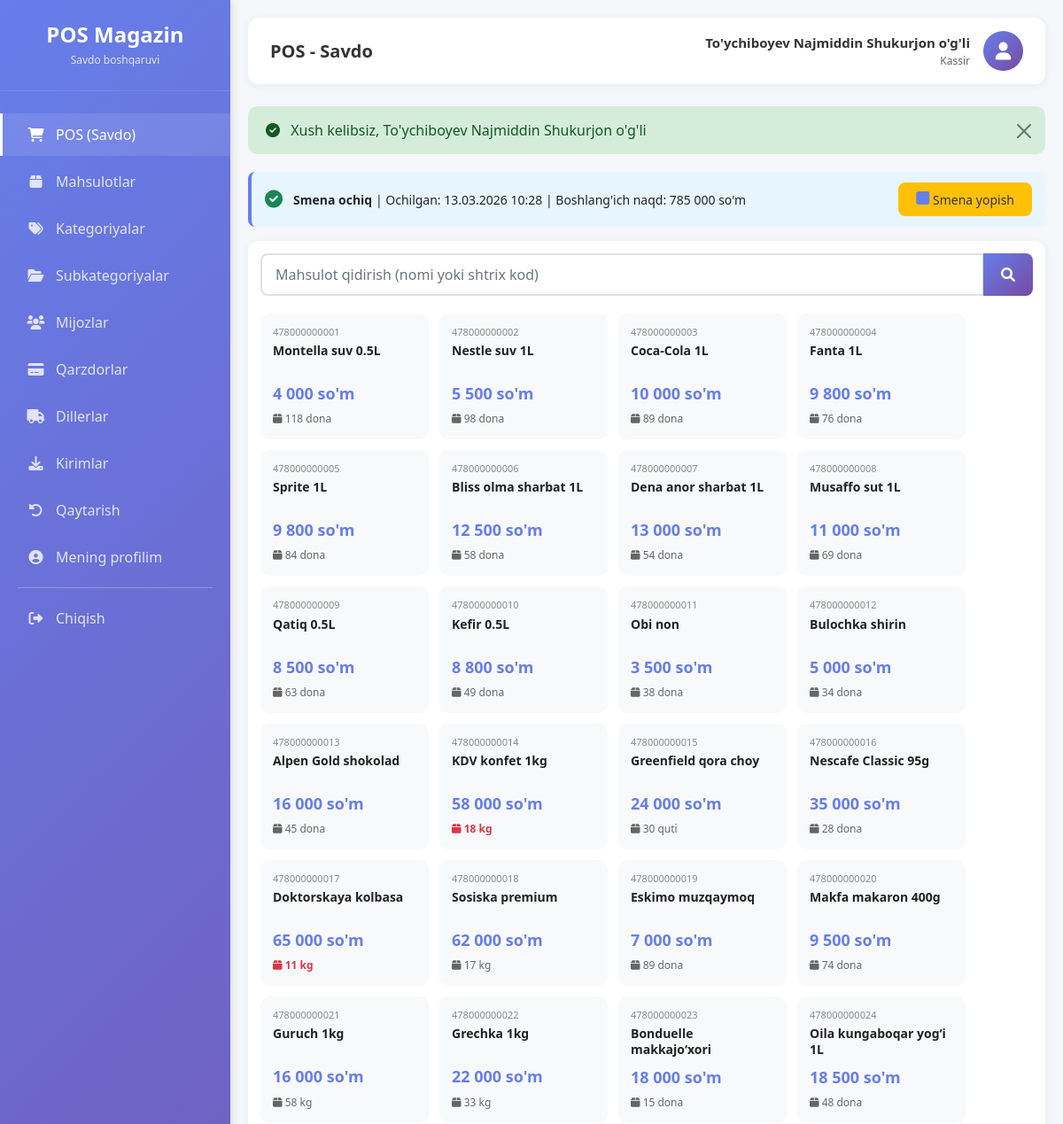
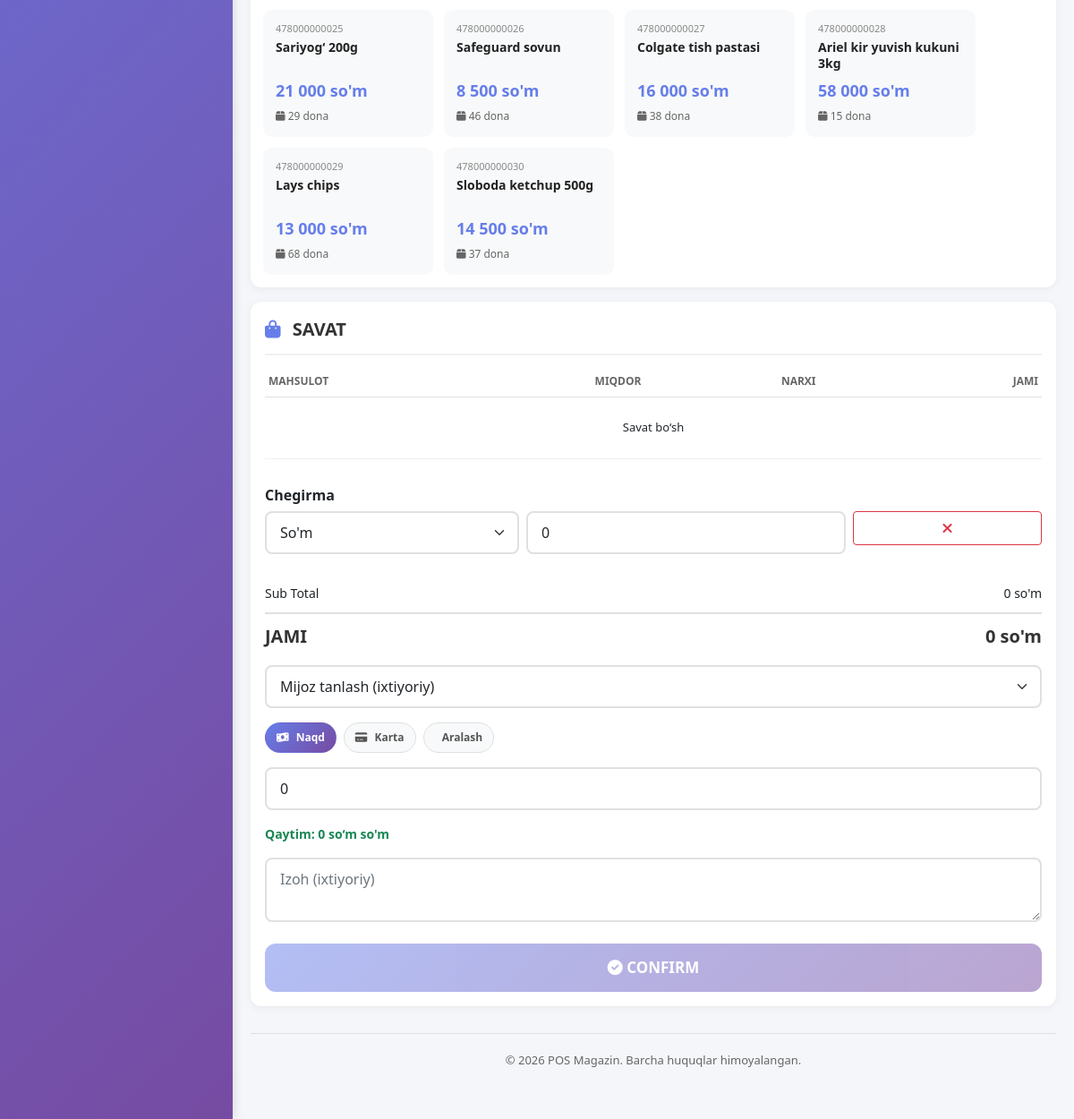
/pos (signed in), run on the app's committed database (2 pictures, top to bottom).
### tables this page shows
CREATE TABLE `kassa_smenalari` (
  `id` int(20) UNSIGNED NOT NULL,
  `kassir_id` bigint(20) UNSIGNED NOT NULL,
  `ochilgan_vaqt` datetime NOT NULL,
  `yopilgan_vaqt` datetime DEFAULT NULL,
  `ochilish_naqd` decimal(12,2) NOT NULL DEFAULT 0.00,
  `yopilish_naqd` decimal(12,2) DEFAULT NULL,
  `holat` enum('OCHIQ','YOPIQ') NOT NULL DEFAULT 'OCHIQ',
  `izoh` varchar(255) DEFAULT NULL,
  `yaratilgan_vaqt` timestamp NULL DEFAULT current_timestamp(),
  `yangilangan_vaqt` timestamp NULL DEFAULT current_timestamp() ON UPDATE current_timestamp()
);

CREATE TABLE `mahsulotlar` (
  `id` int(20) UNSIGNED NOT NULL,
  `kategoriya_id` bigint(20) UNSIGNED NOT NULL,
  `subkategoriya_id` bigint(20) UNSIGNED DEFAULT NULL,
  `nomi` varchar(160) NOT NULL,
  `shtrix_kod` varchar(80) NOT NULL,
  `birlik` varchar(30) NOT NULL DEFAULT 'dona',
  `kelish_narxi` decimal(12,2) NOT NULL DEFAULT 0.00,
  `sotish_narxi` decimal(12,2) NOT NULL DEFAULT 0.00,
  `miqdor` int(11) NOT NULL DEFAULT 0,
  `minimal_miqdor` int(11) NOT NULL DEFAULT 0,
  `faol` tinyint(1) NOT NULL DEFAULT 1,
  `yaratilgan_vaqt` timestamp NULL DEFAULT current_timestamp(),
  `yangilangan_vaqt` timestamp NULL DEFAULT current_timestamp() ON UPDATE current_timestamp(),
  `ochirilgan_vaqt` timestamp NULL DEFAULT NULL
);

### app/Controllers/PosController.php (called while the page is built, shortened)
<?php
class PosController extends Controller
{
    private $productModel;
    private $posModel;
    private $customerModel;
    private $slotModel;
    public function __construct()
    {
        $this->productModel = new Product();
        $this->posModel = new Pos();
        $this->customerModel = new Customer();
        $this->slotModel = new SavdoSlot();
    }
    public function index()
    {
        $smena = $this->posModel->getCurrentSmena($_SESSION['user_id']);
        $categories = $this->db->query("SELECT * FROM kategoriyalar WHERE faol = 1 ORDER BY tartib")->fetchAll();
        $products = $this->productModel->all();
        $customers = $this->customerModel->all();
        $slots = [];
        if (isset($this->slotModel)) {
            $slotsData = $this->slotModel->getActiveSlots($_SESSION['user_id']);
            foreach ($slotsData as $slot) {
                $slot['items'] = $this->slotModel->getSlotItems($slot['id']);
                $slots[] = $slot;
            }
        }
        $cart = $_SESSION['cart'] ?? [];
        $this->view('pos/index', [
            'smena' => $smena,
            'categories' => $categories,
            'products' => $products,
            'customers' => $customers,
            'slots' => $slots,
            'cart' => $cart,
        ]);
    }
}

### config/database.php (called while the page is built)
<?php
class Database {
    private static $connection = null;
    public static function getInstance() {
        if (self::$connection === null) {
            try {
                $host = 'localhost';
                $dbname = 'pos_magazin_uz';
                $user = 'root';
                $pass = '';
                $dsn = "mysql:host=$host;dbname=$dbname;charset=utf8";
                self::$connection = new PDO($dsn, $user, $pass);
                self::$connection->setAttribute(PDO::ATTR_ERRMODE, PDO::ERRMODE_EXCEPTION);
            } catch (PDOException $e) {
                die("Database xatosi: " . $e->getMessage());
            }
        }
        return self::$connection;
    }
}

### app/Models/Model.php (called while the page is built, shortened)
<?php
abstract class Model {
    protected $db;
    protected $table;
    public function __construct() {
        $this->db = \Database::getInstance();
    }
    public function all($orderBy = null, $direction = 'ASC') {
        try {
            $stmt = $this->db->prepare("SHOW COLUMNS FROM {$this->table} LIKE 'ochirilgan_vaqt'");
            $stmt->execute();
            $hasSoftDelete = $stmt->fetch() ? true : false;
            if ($hasSoftDelete) {
                $sql = "SELECT * FROM {$this->table} WHERE ochirilgan_vaqt IS NULL";
            } else {
                $sql = "SELECT * FROM {$this->table}";
            }
            $stmt = $this->db->query($sql);
            return $stmt->fetchAll();
        } catch (\PDOException $e) {
            $sql = "SELECT * FROM {$this->table}";
            if ($orderBy) {
                $sql .= " ORDER BY {$orderBy} {$direction}";
            }
            $stmt = $this->db->query($sql);
            return $stmt->fetchAll();
        }
    }
}

### app/Models/Pos.php (called while the page is built, shortened)
<?php
class Pos extends Model {
    public function getCurrentSmena($userId) {
        $stmt = $this->db->prepare("
            SELECT * FROM kassa_smenalari
            WHERE kassir_id = ? AND holat = 'OCHIQ'
            ORDER BY id DESC LIMIT 1
        ");
        $stmt->execute([$userId]);
        return $stmt->fetch();
    }
}

### app/Controllers/Controller.php (called while the page is built, shortened)
<?php
abstract class Controller {
    protected function view($view, $data = [], $layout = 'main') {
        $viewPath = APP_PATH . '/Views/pages/' . $view . '.php';
        extract($data);
        require $viewPath;
    }
}

### app/Views/pages/pos/index.php (the view, shortened to what this page needs)
<?php if (!$smena): ?>
    <div class="shift-info">
        <i class="fas fa-info-circle"></i>
        <div class="shift-text">
            <strong>Smena ochilmagan!</strong> Savdo qilish uchun smena ochishingiz kerak.
        </div>
        <div class="shift-actions">
            <button type="button" class="btn btn-primary btn-sm" data-bs-toggle="modal" data-bs-target="#openShiftModal">
                <i class="fas fa-play"></i> Smena ochish
            </button>
        </div>
    </div>
    <style>.pos-container { display: none; }</style>
<?php else: ?>
    <div class="shift-info">
        <i class="fas fa-check-circle text-success"></i>
        <div class="shift-text">
            <strong>Smena ochiq</strong> | Ochilgan: <?= date('d.m.Y H:i', strtotime($smena['ochilgan_vaqt'])) ?> |
            Boshlang'ich naqd: <?= number_format($smena['ochilish_naqd'], 0, ',', ' ') ?> so'm
        </div>
        <div class="shift-actions">
            <button type="button" class="btn btn-warning btn-sm" data-bs-toggle="modal" data-bs-target="#closeShiftModal">
                <i class="fas fa-stop"></i> Smena yopish
            </button>
        </div>
    </div>
    <div class="pos-container">
        <div class="products-section">
            <div class="products-toolbar">
                <div class="search-box">
                    <div class="input-group">
                        <input type="text" id="searchProduct" class="form-control" placeholder="Mahsulot qidirish (nomi yoki shtrix kod)" autofocus>
                        <button class="btn btn-primary" type="button" id="searchBtn">
                            <i class="fas fa-search"></i>
                        </button>
                    </div>
                </div>
            </div>
            <div class="products-scroll">
                <div class="products-grid" id="productsGrid">
                    <?php foreach ($products as $product): ?>
                    <?php if ($product['faol']): ?>
                    <div class="product-card <?= $product['miqdor'] <= 0 ? 'out-of-stock' : '' ?>"
                        data-id="<?= $product['id'] ?>"
                        data-name="<?= htmlspecialchars($product['nomi']) ?>"
                        data-price="<?= $product['sotish_narxi'] ?>"
                        data-stock="<?= $product['miqdor'] ?>">
                        <div class="barcode"><?= $product['shtrix_kod'] ?></div>
                        <div class="name"><?= htmlspecialchars($product['nomi']) ?></div>
                        <div class="price"><?= number_format($product['sotish_narxi'], 0, ',', ' ') ?> so'm</div>
                        <div class="stock <?= $product['miqdor'] <= $product['minimal_miqdor'] ? 'low' : '' ?>">
                            <i class="fas fa-box"></i> <?= $product['miqdor'] ?> <?= $product['birlik'] ?>
                        </div>
                    </div>
                    <?php endif; ?>
                    <?php endforeach; ?>
                </div>
            </div>
        </div>
        <div class="cart-section" id="cartSection">
            <div class="cart-header">
                <i class="fas fa-shopping-bag"></i> SAVAT
            </div>
            <div class="cart-items-wrap">
                <table class="cart-table">
                    <thead>
                        <tr>
                            <th>MAHSULOT</th>
                            <th>MIQDOR</th>
                            <th>NARXI</th>
                            <th>JAMI</th>
                        </tr>
                    </thead>
                    <tbody id="cartItems">
                        <?php if (empty($cart)): ?>
                        <tr><td colspan="4" class="text-center py-4">Savat bo‘sh</td></tr>
                        <?php endif; ?>
                    </tbody>
                </table>
            </div>
            <div class="discount-section mb-3">
                <label class="form-label fw-bold">Chegirma</label>
                <div class="row g-2">
                    <div class="col-4">
                        <select id="discountType" class="form-select" onchange="toggleDiscountType()">
                            <option value="fixed">So'm</option>
                        </select>
                    </div>
                    <div class="col-5">
                        <input type="text" id="discountValue" class="form-control" placeholder="0" value="0"
                            onkeyup="this.value = this.value.replace(/[^0-9]/g, ''); calculateDiscount()">
                    </div>
                    <div class="col-3">
                        <button class="btn btn-outline-danger w-100" onclick="clearDiscount()">
                            <i class="fas fa-times"></i>
                        </button>
                    </div>
                </div>
            </div>
            <div class="totals">
                <div class="total-row">
                    <span>Sub Total</span>
                    <span id="subtotal"><?= number_format($subtotal ?? 0, 0, ',', ' ') ?> so'm</span>
                </div>
                <div class="total-row final">
                    <span>JAMI</span>
                    <span id="cartTotal"><?= number_format($subtotal ?? 0, 0, ',', ' ') ?> so'm</span>
                </div>
            </div>
            <div class="customer-select mb-3">
                <select id="customerId" class="form-select">
                    <option value="">Mijoz tanlash (ixtiyoriy)</option>
                </select>
            </div>
            <div class="payment-methods mb-3">
                <span class="func-btn payment-method active" data-method="NAQD" onclick="selectPaymentMethod('NAQD')">
                    <i class="fas fa-money-bill-wave"></i> Naqd
                </span>
                <span class="func-btn payment-method" data-method="KARTA" onclick="selectPaymentMethod('KARTA')">
                    <i class="fas fa-credit-card"></i> Karta
                </span>
                <span class="func-btn payment-method" data-method="ARALASH" onclick="selectPaymentMethod('ARALASH')">
                    <i class="fas fa-combine"></i> Aralash
                </span>
            </div>
            <div class="paid-amount mb-3">
                <input type="text" id="paidAmount" class="form-control" placeholder="To‘langan summa" value="<?= $subtotal ?? 0 ?>"
                    onkeyup="this.value = this.value.replace(/[^0-9]/g, ''); calculateChange()">
            </div>
            <div class="change-amount mb-3" id="changeAmount" style="display:none;">
                Qaytim: <span id="changeValue">0</span> so'm
            </div>
            <div class="cart-note mb-3">
                <textarea id="note" class="form-control" rows="2" placeholder="Izoh (ixtiyoriy)"></textarea>
            </div>
            <button class="confirm-btn" id="checkoutBtn" onclick="checkout()" <?= empty($cart) ? 'disabled' : '' ?>>
                <i class="fas fa-check-circle"></i> CONFIRM
            </button>
        </div>
    </div>
<?php endif; ?>

### public/index.php (shortened to what this page needs)
<?php
require_once __DIR__ . '/../config/database.php';
spl_autoload_register(function ($class) {
    $prefix = 'App\\';
    $base_dir = APP_PATH . '/';
    $len = strlen($prefix);
    $relative_class = substr($class, $len);
    $file = $base_dir . str_replace('\\', '/', $relative_class) . '.php';
});
$requestUri = $_SERVER['REQUEST_URI'];
$basePath = '/new-pos';
if (strpos($requestUri, $basePath) === 0) {
    $requestUri = substr($requestUri, strlen($basePath));
}
$requestUri = strtok($requestUri, '?');
$requestUri = str_replace('/public', '', $requestUri);
$requestUri = trim($requestUri, '/');
$routesFile = ROUTES_PATH . '/web.php';
$routes = require $routesFile;
$httpMethod = $_SERVER['REQUEST_METHOD'];
$isAjax = (!empty($_SERVER['HTTP_X_REQUESTED_WITH']) &&
    strtolower($_SERVER['HTTP_X_REQUESTED_WITH']) === 'xmlhttprequest');
$dispatchMethods = $isAjax ? ['AJAX', $httpMethod] : [$httpMethod];
route_dispatch($routes, $dispatchMethods, $requestUri);
function route_dispatch($routes, array $methods, $uri) {
    foreach ($methods as $method) {
        foreach ($routes[$method] as $pattern => $handler) {
        $pattern = trim($pattern, '/');
        $regexPattern = preg_replace('/\{[a-zA-Z0-9_]+\}/', '([^/]+)', $pattern);
        $regexPattern = '/^' . str_replace('/', '\/', $regexPattern) . '$/';
        if (preg_match($regexPattern, $uri, $matches)) {
            array_shift($matches);
            list($controller, $action) = $handler;
            $controllerInstance = new $controllerClass();
            call_user_func_array([$controllerInstance, $action], $matches);
            return;
        }
        }
    }
}

### data on the page
kassa_smenalari: ochilgan_vaqt "13.03.2026 10:28", ochilish_naqd "785 000"
mahsulotlar: shtrix_kod "478000000001", nomi "Montella suv 0.5L", sotish_narxi "4 000", miqdor "118", birlik "dona"
mahsulotlar: shtrix_kod "478000000002", nomi "Nestle suv 1L", sotish_narxi "5 500", miqdor "98", birlik "dona"
mahsulotlar: shtrix_kod "478000000003", nomi "Coca-Cola 1L", sotish_narxi "10 000", miqdor "89", birlik "dona"
mahsulotlar: shtrix_kod "478000000004", nomi "Fanta 1L", sotish_narxi "9 800", miqdor "76", birlik "dona"
mahsulotlar: shtrix_kod "478000000005", nomi "Sprite 1L", sotish_narxi "9 800", miqdor "84", birlik "dona"
mahsulotlar: shtrix_kod "478000000006", nomi "Bliss olma sharbat 1L", sotish_narxi "12 500", miqdor "58", birlik "dona"
mahsulotlar: shtrix_kod "478000000007", nomi "Dena anor sharbat 1L", sotish_narxi "13 000", miqdor "54", birlik "dona"
mahsulotlar: shtrix_kod "478000000008", nomi "Musaffo sut 1L", sotish_narxi "11 000", miqdor "69", birlik "dona"
mahsulotlar: shtrix_kod "478000000009", nomi "Qatiq 0.5L", sotish_narxi "8 500", miqdor "63", birlik "dona"
mahsulotlar: shtrix_kod "478000000010", nomi "Kefir 0.5L", sotish_narxi "8 800", miqdor "49", birlik "dona"
mahsulotlar: shtrix_kod "478000000011", nomi "Obi non", sotish_narxi "3 500", miqdor "38", birlik "dona"
mahsulotlar: shtrix_kod "478000000012", nomi "Bulochka shirin", sotish_narxi "5 000", miqdor "34", birlik "dona"
mahsulotlar: shtrix_kod "478000000013", nomi "Alpen Gold shokolad", sotish_narxi "16 000", miqdor "45", birlik "dona"
mahsulotlar: shtrix_kod "478000000014", nomi "KDV konfet 1kg", sotish_narxi "58 000", miqdor "18", birlik "kg"
mahsulotlar: shtrix_kod "478000000015", nomi "Greenfield qora choy", sotish_narxi "24 000", miqdor "30", birlik "quti"
mahsulotlar: shtrix_kod "478000000016", nomi "Nescafe Classic 95g", sotish_narxi "35 000", miqdor "28", birlik "dona"
mahsulotlar: shtrix_kod "478000000017", nomi "Doktorskaya kolbasa", sotish_narxi "65 000", miqdor "11", birlik "kg"
mahsulotlar: shtrix_kod "478000000018", nomi "Sosiska premium", sotish_narxi "62 000", miqdor "17", birlik "kg"
mahsulotlar: shtrix_kod "478000000019", nomi "Eskimo muzqaymoq", sotish_narxi "7 000", miqdor "89", birlik "dona"
mahsulotlar: shtrix_kod "478000000020", nomi "Makfa makaron 400g", sotish_narxi "9 500", miqdor "74", birlik "dona"
mahsulotlar: shtrix_kod "478000000021", nomi "Guruch 1kg", sotish_narxi "16 000", miqdor "58", birlik "kg"
mahsulotlar: shtrix_kod "478000000022", nomi "Grechka 1kg", sotish_narxi "22 000", miqdor "33", birlik "kg"
mahsulotlar: shtrix_kod "478000000023", nomi "Bonduelle makkajo‘xori", sotish_narxi "18 000", miqdor "15", birlik "dona"
mahsulotlar: shtrix_kod "478000000024", nomi "Oila kungaboqar yog‘i 1L", sotish_narxi "18 500", miqdor "48", birlik "dona"
mahsulotlar: shtrix_kod "478000000025", nomi "Sariyog‘ 200g", sotish_narxi "21 000", miqdor "29", birlik "dona"
mahsulotlar: shtrix_kod "478000000026", nomi "Safeguard sovun", sotish_narxi "8 500", miqdor "46", birlik "dona"
mahsulotlar: shtrix_kod "478000000027", nomi "Colgate tish pastasi", sotish_narxi "16 000", miqdor "38", birlik "dona"
mahsulotlar: shtrix_kod "478000000028", nomi "Ariel kir yuvish kukuni 3kg", sotish_narxi "58 000", miqdor "15", birlik "dona"
mahsulotlar: shtrix_kod "478000000029", nomi "Lays chips", sotish_narxi "13 000", miqdor "68", birlik "dona"
mahsulotlar: shtrix_kod "478000000030", nomi "Sloboda ketchup 500g", sotish_narxi "14 500", miqdor "37", birlik "dona"
